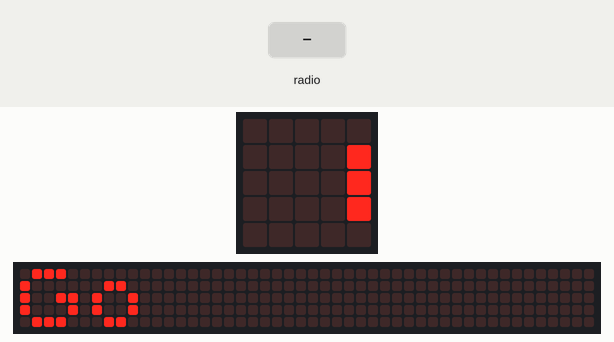
Recording of a program running on a simulated BBC micro:bit running MicroPython. Shown: the board's 5×5 LED display, a strip that is not on the board, showing the scrolling text unrolled. The test bench sets the inputs (shaded band). The 48×5 strip is a reading aid, not a part: it shows the text the display is scrolling, unrolled, one strip-width of it at a time; what the program prints to the serial console is not drawn.

Above: at 0.1 s.
At 0.5 s:
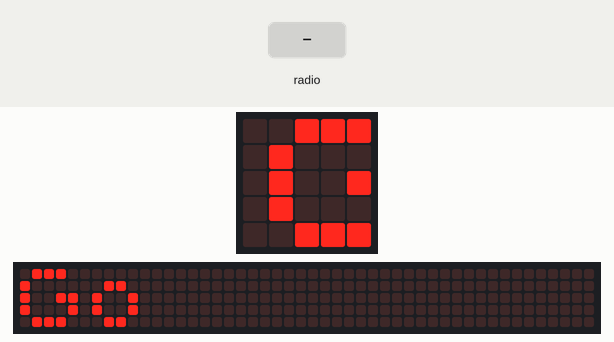
At 2.2 s:
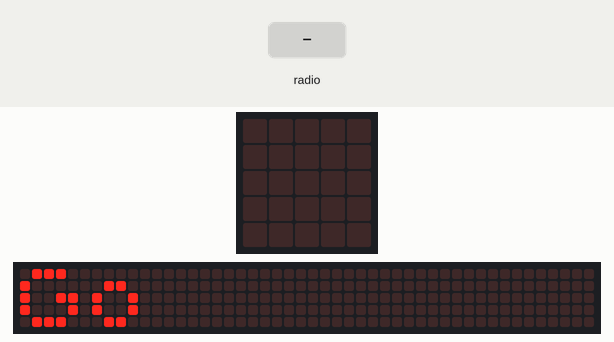
3.5 s: radio message "1" arrives
Timing chart, 0 to 6.5 s (numbered marks = the images above; inputs shaded):
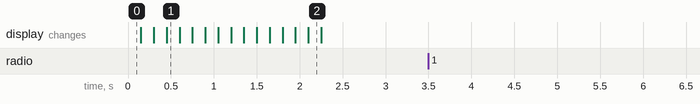

Measured:
- after the input at 3.5 s, every drawn part: stays the same

The program:

gravity_receiver.py
```python
from microbit import *
from math import sqrt
import radio

radio.config(channel=7)
radio.on()
display.scroll("Go")

while True:
    message = radio.receive()
    if message:
        message = (int(message))
        print((message,))
```
